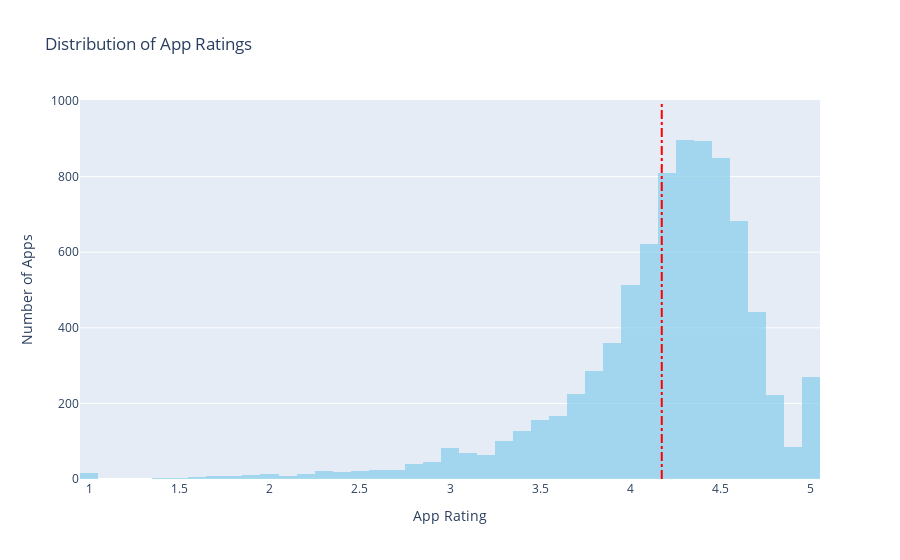

Write notebook code for a chart like this one.
### Markdown cell above
## 5. Distribution of app ratings
<p>After having witnessed the market share for each category of apps, let's see how all these apps perform on an average. App ratings (on a scale of 1 to 5) impact the discoverability, conversion of apps as well as the company's overall brand image. Ratings are a key performance indicator of an app.</p>
<p>From our research, we found that the average volume of ratings across all app categories is <code>4.17</code>. The histogram plot is skewed to the left indicating that the majority of the apps are highly rated with only a few exceptions in the low-rated apps.</p>

### Code cell
# Average rating of apps
avg_app_rating = apps['Rating'].mean()
print('Average app rating =', avg_app_rating)

# Distribution of apps according to their ratings
data = [go.Histogram(
    x = apps['Rating'],
    marker=dict(color='skyblue'),
    opacity=0.7
)]

# Vertical dashed line to indicate the average app rating
layout = {
    'title': 'Distribution of App Ratings',
    'xaxis': {'title': 'App Rating'},
    'yaxis': {'title': 'Number of Apps'},
    'shapes': [{
        'type': 'line',
        'x0': avg_app_rating,
        'y0': 0,
        'x1': avg_app_rating,
        'y1': 1000,   # Adjusted as an approximate height for visibility
        'line': {'dash': 'dashdot', 'color': 'red', 'width': 2}
    }]
}

# Plot the histogram
plotly.offline.iplot({'data': data, 'layout': layout})

### Figure 1 — Plotly figure (JSON) as saved in the notebook; plotly's stock layout.template omitted (floating-point values rounded to 4 significant figures; data arrays with more than 128 entries replaced by an {"elided": "..."} marker saying what was removed)
{"data": [{"marker": {"color": "skyblue"}, "opacity": 0.7, "type": "histogram", "x": {"elided": "9659 float values"}}], "layout": {"shapes": [{"line": {"color": "red", "dash": "dashdot", "width": 2}, "type": "line", "x0": 4.173, "x1": 4.173, "y0": 0, "y1": 1000}], "title": {"text": "Distribution of App Ratings"}, "xaxis": {"title": {"text": "App Rating"}}, "yaxis": {"title": {"text": "Number of Apps"}}}}
